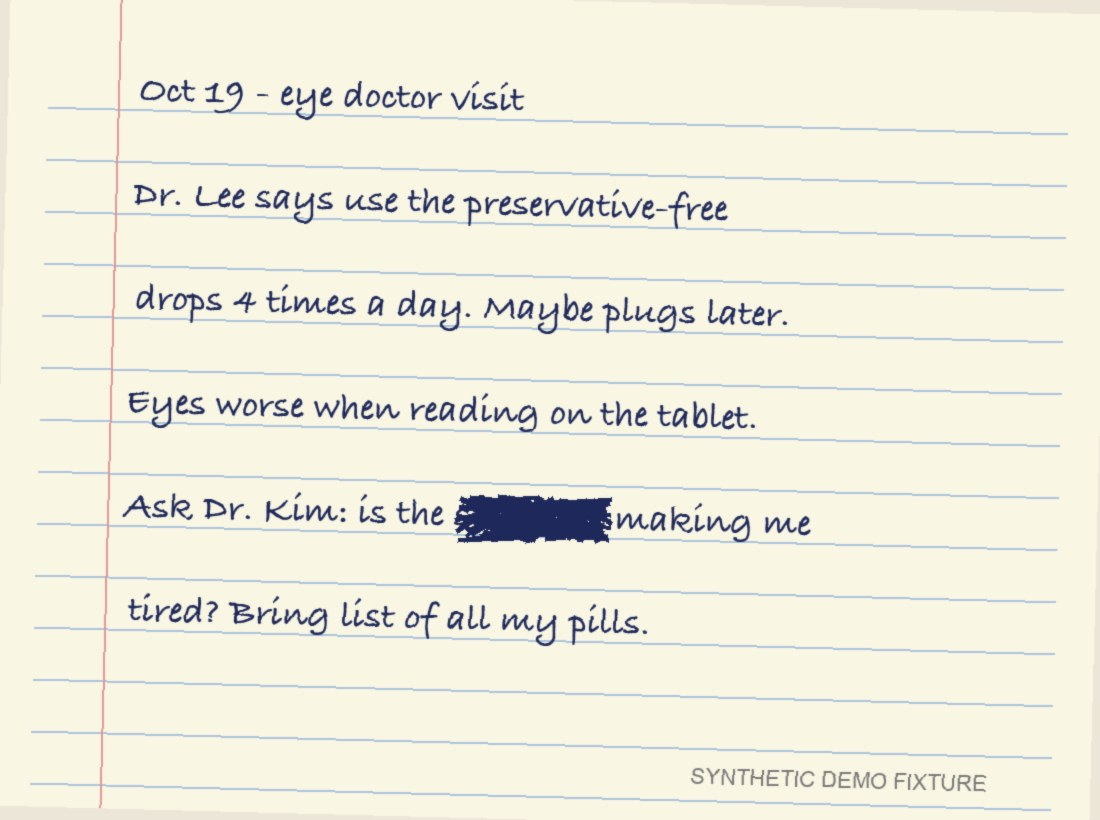
#> input picture backend/data/fixtures/handwritten_note.jpg, 1100 x 820 px
$ python -i media.py   (imports and definitions only)
#> lines starting #> are read from the running program, lines starting #| are printed output that depends on the picture
### backend/app/config.py
"""Settings: paths, the one model we use, and every limit that protects the token budget."""

from __future__ import annotations

import os
from pathlib import Path

from dotenv import load_dotenv

os.environ.setdefault("PYDANTIC_AI_NO_BANNER", "1")

BACKEND_DIR = Path(__file__).resolve().parent.parent
REPO_ROOT = BACKEND_DIR.parent

# .env in the repo root first, then the folder above it. override=False (the default) means
# variables already set in the environment always win, and the repo's .env wins over the parent's.
for env_file in (REPO_ROOT / ".env", REPO_ROOT.parent / ".env"):
    if env_file.is_file():
        load_dotenv(env_file, override=False)

DATA_DIR = Path(os.getenv("UMMACARE_DATA_DIR", BACKEND_DIR / "data" / "runtime"))
DATA_DIR.mkdir(parents=True, exist_ok=True)
MEDIA_DIR = DATA_DIR / "media"        # uploaded videos, captured frames, note images
MEDIA_DIR.mkdir(exist_ok=True)
DB_PATH = DATA_DIR / "ummacare.db"
REFERENCES_FILE = BACKEND_DIR / "data" / "references.json"
FIXTURES_DIR = BACKEND_DIR / "data" / "fixtures"

# --- model: the course key permits only gpt-6-luna. Never switch automatically.
MODEL_NAME = "gpt-6-luna"
PORTKEY_BASE_URL = "https://api.portkey.ai/v1"
REASONING_EFFORT = "low"

# Bump when prompts or output schemas change: cached video analyses keyed on an older
# version are recomputed instead of reused.
PROCESSING_VERSION = "moments-v3"
CONNECTION_VERSION = "connections-v3"

# --- spending and loop limits
DAILY_BUDGET_USD = float(os.getenv("DAILY_BUDGET_USD", "1.00"))   # hard stop for the whole app per UTC day
MAX_OUTPUT_TOKENS = 6_000          # per model response, reasoning included
RUN_TOKEN_LIMIT = 60_000           # per workflow run, all requests combined
RUN_REQUEST_LIMIT = 6              # model round-trips per workflow run (validation retries count)
CHAT_TOOL_CALL_LIMIT = 8           # tool calls per chat question
MAX_TRANSCRIPT_CHARS = 45_000      # ~11k tokens; longer transcripts are truncated with a visible notice
MAX_MOMENTS = 5
MAX_CHAT_CHARS = 1_500
MAX_UPLOAD_MB = 400


# [5 lines left out: function portkey_api_key, not called in this run]


def ai_key_present() -> bool:
    return bool(os.getenv("PORTKEY_API_KEY"))

### backend/app/media.py
"""Video-frame capture: a separate capability from transcripts.

Having a transcript does not mean we may have the video. Frames come ONLY from a video file the user
uploaded (or otherwise has the right to use). We do not download YouTube video streams: that would
bypass YouTube's terms. When no file exists, cards say "Frame unavailable" and keep the timestamp link.
Never substitute a thumbnail or a generated image.

Deterministic code only (ffmpeg + Pillow); no AI involved.
"""

from __future__ import annotations

import json
import shutil
import subprocess
from pathlib import Path

from PIL import Image, ImageFilter, ImageStat

from .config import MEDIA_DIR

YOUTUBE_FRAME_POLICY = ("Frame unavailable: UmmaCare does not download video from YouTube links (YouTube's terms "
                        "don't permit it). Upload your own copy of the video file to capture real frames.")


def ffmpeg_available() -> bool:
    return shutil.which("ffmpeg") is not None and shutil.which("ffprobe") is not None


# [16 lines left out: functions probe_duration, _grab, not called in this run]


def legibility(img_path: Path) -> float:
    """Higher for frames with crisp edges and contrast (slides, diagrams, on-screen text); low for blur/black."""
#> called with img_path = '../data/fixtures/handwritten_note.jpg'
    with Image.open(img_path) as im:
#> im is the input picture: PIL image 1100x820 RGB; mean R, G, B 239.8, 237.8, 222.5
        g = im.convert("L").resize((320, 180))
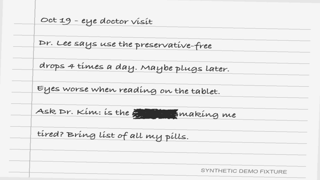
#> g: PIL image 320x180 L; min 31, max 255, mean 236.8
        edges = ImageStat.Stat(g.filter(ImageFilter.FIND_EDGES)).mean[0]
#> edges = 25.53
        contrast = ImageStat.Stat(g).stddev[0]
#> contrast = 26.99
    return edges * 2 + contrast * 0.5


# [26 lines left out: function capture_frame, not called in this run]

>>> result = legibility('../data/fixtures/handwritten_note.jpg')
#> result = 64.55

$ run again, on backend/data/fixtures/magazine_clipping.jpg
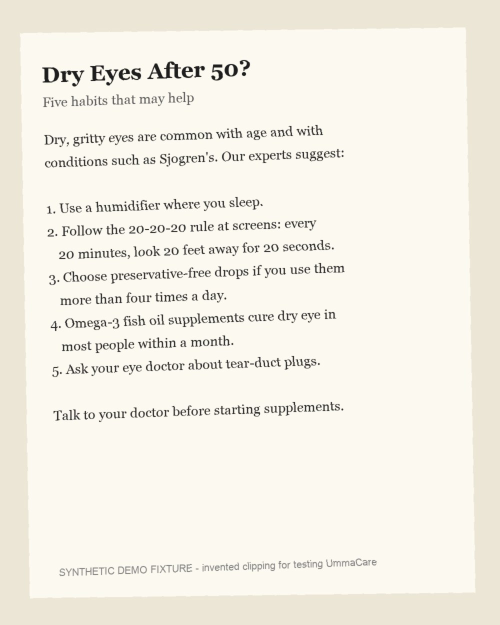
#> input picture backend/data/fixtures/magazine_clipping.jpg, 1000 x 1250 px (shown at 1/2 size)
#> in legibility, im is the input picture: PIL image 1000x1250 RGB; mean R, G, B 243.1, 239.6, 229.5
#> in legibility, `g = im.convert("L").resize((320, 180))`:
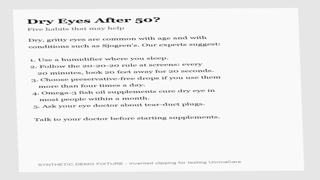
#> g: PIL image 320x180 L; min 7, max 255, mean 239.6
#> edges = 22.31
#> contrast = 22.05
#> result = 55.65
